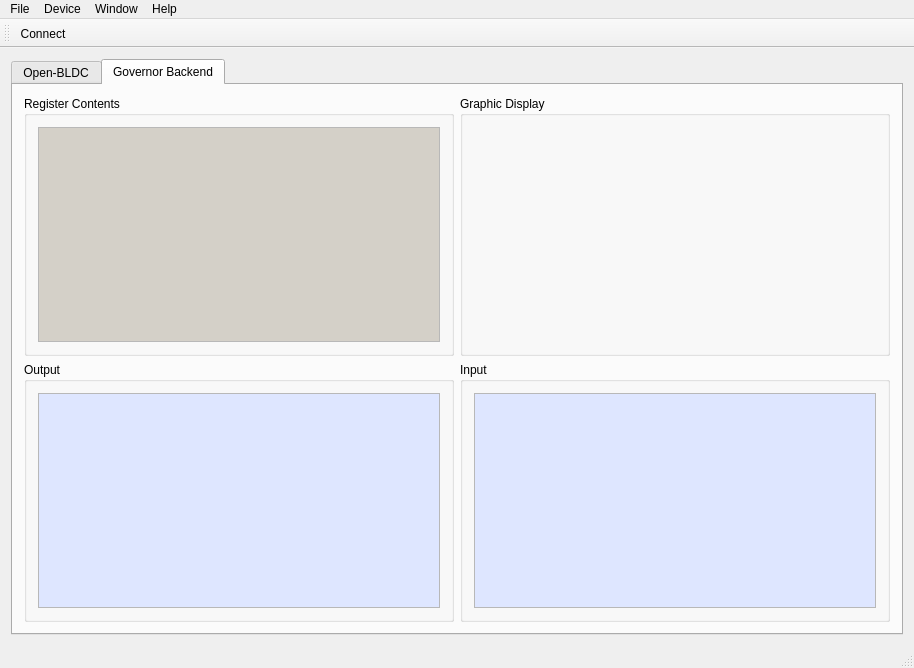
<?xml version="1.0" encoding="UTF-8"?>
<ui version="4.0">
 <author>Piotr Esden-Tempski</author>
 <class>MainWindow</class>
 <widget class="QMainWindow" name="MainWindow">
  <property name="enabled">
   <bool>true</bool>
  </property>
  <property name="geometry">
   <rect>
    <x>0</x>
    <y>0</y>
    <width>914</width>
    <height>668</height>
   </rect>
  </property>
  <property name="windowTitle">
   <string>qgovernor</string>
  </property>
  <widget class="QWidget" name="centralWidget">
   <property name="enabled">
    <bool>true</bool>
   </property>
   <layout class="QGridLayout" name="gridLayout_2">
    <item row="0" column="0">
     <widget class="QTabWidget" name="OpenBLDCTabWidget">
      <property name="currentIndex">
       <number>1</number>
      </property>
      <widget class="QWidget" name="tab">
       <attribute name="title">
        <string>Open-BLDC</string>
       </attribute>
      </widget>
      <widget class="QWidget" name="GovernorBakendTab">
       <attribute name="title">
        <string>Governor Backend</string>
       </attribute>
       <layout class="QGridLayout" name="gridLayout">
        <item row="0" column="0">
         <widget class="QGroupBox" name="registerGroupBox">
          <property name="title">
           <string>Register Contents</string>
          </property>
          <layout class="QVBoxLayout" name="verticalLayout_3">
           <item>
            <widget class="QTableView" name="registerTableView">
             <property name="enabled">
              <bool>false</bool>
             </property>
             <property name="sizePolicy">
              <sizepolicy hsizetype="Expanding" vsizetype="Expanding">
               <horstretch>0</horstretch>
               <verstretch>0</verstretch>
              </sizepolicy>
             </property>
             <property name="palette">
              <palette>
               <active>
                <colorrole role="Base">
                 <brush brushstyle="SolidPattern">
                  <color alpha="255">
                   <red>222</red>
                   <green>230</green>
                   <blue>255</blue>
                  </color>
                 </brush>
                </colorrole>
                <colorrole role="AlternateBase">
                 <brush brushstyle="SolidPattern">
                  <color alpha="255">
                   <red>91</red>
                   <green>132</green>
                   <blue>254</blue>
                  </color>
                 </brush>
                </colorrole>
               </active>
               <inactive>
                <colorrole role="Base">
                 <brush brushstyle="SolidPattern">
                  <color alpha="255">
                   <red>222</red>
                   <green>230</green>
                   <blue>255</blue>
                  </color>
                 </brush>
                </colorrole>
                <colorrole role="AlternateBase">
                 <brush brushstyle="SolidPattern">
                  <color alpha="255">
                   <red>91</red>
                   <green>132</green>
                   <blue>254</blue>
                  </color>
                 </brush>
                </colorrole>
               </inactive>
               <disabled>
                <colorrole role="Base">
                 <brush brushstyle="SolidPattern">
                  <color alpha="255">
                   <red>212</red>
                   <green>208</green>
                   <blue>200</blue>
                  </color>
                 </brush>
                </colorrole>
                <colorrole role="AlternateBase">
                 <brush brushstyle="SolidPattern">
                  <color alpha="255">
                   <red>91</red>
                   <green>132</green>
                   <blue>254</blue>
                  </color>
                 </brush>
                </colorrole>
               </disabled>
              </palette>
             </property>
             <property name="font">
              <font>
               <family>Monaco</family>
               <pointsize>11</pointsize>
               <kerning>true</kerning>
              </font>
             </property>
             <property name="contextMenuPolicy">
              <enum>Qt::CustomContextMenu</enum>
             </property>
             <property name="alternatingRowColors">
              <bool>true</bool>
             </property>
             <property name="wordWrap">
              <bool>false</bool>
             </property>
             <attribute name="horizontalHeaderStretchLastSection">
              <bool>false</bool>
             </attribute>
             <attribute name="verticalHeaderVisible">
              <bool>false</bool>
             </attribute>
             <attribute name="verticalHeaderStretchLastSection">
              <bool>false</bool>
             </attribute>
             <attribute name="verticalHeaderVisible">
              <bool>false</bool>
             </attribute>
             <attribute name="horizontalHeaderStretchLastSection">
              <bool>false</bool>
             </attribute>
             <attribute name="verticalHeaderStretchLastSection">
              <bool>false</bool>
             </attribute>
            </widget>
           </item>
          </layout>
         </widget>
        </item>
        <item row="0" column="1">
         <widget class="QGroupBox" name="graphicGroupBox">
          <property name="title">
           <string>Graphic Display</string>
          </property>
         </widget>
        </item>
        <item row="1" column="0">
         <widget class="QGroupBox" name="outputGroupBox">
          <property name="title">
           <string>Output</string>
          </property>
          <layout class="QVBoxLayout" name="verticalLayout">
           <item>
            <widget class="QTableView" name="outputTableView">
             <property name="palette">
              <palette>
               <active>
                <colorrole role="Base">
                 <brush brushstyle="SolidPattern">
                  <color alpha="255">
                   <red>222</red>
                   <green>230</green>
                   <blue>255</blue>
                  </color>
                 </brush>
                </colorrole>
                <colorrole role="AlternateBase">
                 <brush brushstyle="SolidPattern">
                  <color alpha="255">
                   <red>91</red>
                   <green>132</green>
                   <blue>254</blue>
                  </color>
                 </brush>
                </colorrole>
               </active>
               <inactive>
                <colorrole role="Base">
                 <brush brushstyle="SolidPattern">
                  <color alpha="255">
                   <red>222</red>
                   <green>230</green>
                   <blue>255</blue>
                  </color>
                 </brush>
                </colorrole>
                <colorrole role="AlternateBase">
                 <brush brushstyle="SolidPattern">
                  <color alpha="255">
                   <red>91</red>
                   <green>132</green>
                   <blue>254</blue>
                  </color>
                 </brush>
                </colorrole>
               </inactive>
               <disabled>
                <colorrole role="Base">
                 <brush brushstyle="SolidPattern">
                  <color alpha="255">
                   <red>212</red>
                   <green>208</green>
                   <blue>200</blue>
                  </color>
                 </brush>
                </colorrole>
                <colorrole role="AlternateBase">
                 <brush brushstyle="SolidPattern">
                  <color alpha="255">
                   <red>91</red>
                   <green>132</green>
                   <blue>254</blue>
                  </color>
                 </brush>
                </colorrole>
               </disabled>
              </palette>
             </property>
             <property name="font">
              <font>
               <family>Monaco</family>
               <pointsize>11</pointsize>
              </font>
             </property>
             <property name="alternatingRowColors">
              <bool>false</bool>
             </property>
             <attribute name="verticalHeaderVisible">
              <bool>false</bool>
             </attribute>
             <attribute name="verticalHeaderVisible">
              <bool>false</bool>
             </attribute>
            </widget>
           </item>
          </layout>
         </widget>
        </item>
        <item row="1" column="1">
         <widget class="QGroupBox" name="inputGroupBox">
          <property name="title">
           <string>Input</string>
          </property>
          <layout class="QVBoxLayout" name="verticalLayout_2">
           <item>
            <widget class="QTableView" name="inputTableView">
             <property name="palette">
              <palette>
               <active>
                <colorrole role="Base">
                 <brush brushstyle="SolidPattern">
                  <color alpha="255">
                   <red>222</red>
                   <green>230</green>
                   <blue>255</blue>
                  </color>
                 </brush>
                </colorrole>
                <colorrole role="AlternateBase">
                 <brush brushstyle="SolidPattern">
                  <color alpha="255">
                   <red>91</red>
                   <green>132</green>
                   <blue>254</blue>
                  </color>
                 </brush>
                </colorrole>
               </active>
               <inactive>
                <colorrole role="Base">
                 <brush brushstyle="SolidPattern">
                  <color alpha="255">
                   <red>222</red>
                   <green>230</green>
                   <blue>255</blue>
                  </color>
                 </brush>
                </colorrole>
                <colorrole role="AlternateBase">
                 <brush brushstyle="SolidPattern">
                  <color alpha="255">
                   <red>91</red>
                   <green>132</green>
                   <blue>254</blue>
                  </color>
                 </brush>
                </colorrole>
               </inactive>
               <disabled>
                <colorrole role="Base">
                 <brush brushstyle="SolidPattern">
                  <color alpha="255">
                   <red>212</red>
                   <green>208</green>
                   <blue>200</blue>
                  </color>
                 </brush>
                </colorrole>
                <colorrole role="AlternateBase">
                 <brush brushstyle="SolidPattern">
                  <color alpha="255">
                   <red>91</red>
                   <green>132</green>
                   <blue>254</blue>
                  </color>
                 </brush>
                </colorrole>
               </disabled>
              </palette>
             </property>
             <property name="font">
              <font>
               <family>Monaco</family>
               <pointsize>11</pointsize>
              </font>
             </property>
             <property name="alternatingRowColors">
              <bool>false</bool>
             </property>
             <attribute name="verticalHeaderVisible">
              <bool>false</bool>
             </attribute>
             <attribute name="verticalHeaderVisible">
              <bool>false</bool>
             </attribute>
            </widget>
           </item>
          </layout>
         </widget>
        </item>
       </layout>
      </widget>
     </widget>
    </item>
   </layout>
  </widget>
  <widget class="QMenuBar" name="menuBar">
   <property name="geometry">
    <rect>
     <x>0</x>
     <y>0</y>
     <width>914</width>
     <height>22</height>
    </rect>
   </property>
   <property name="defaultUp">
    <bool>true</bool>
   </property>
   <property name="nativeMenuBar">
    <bool>true</bool>
   </property>
   <widget class="QMenu" name="menuFile">
    <property name="title">
     <string>File</string>
    </property>
    <addaction name="actionQuit"/>
   </widget>
   <widget class="QMenu" name="menuEdit">
    <property name="title">
     <string>Device</string>
    </property>
    <addaction name="actionConnect"/>
    <addaction name="actionPreferences"/>
   </widget>
   <widget class="QMenu" name="menuHelp">
    <property name="title">
     <string>Help</string>
    </property>
    <addaction name="actionAbout_Qt"/>
    <addaction name="actionAbout"/>
   </widget>
   <widget class="QMenu" name="menuWindow">
    <property name="title">
     <string>Window</string>
    </property>
   </widget>
   <addaction name="menuFile"/>
   <addaction name="menuEdit"/>
   <addaction name="menuWindow"/>
   <addaction name="menuHelp"/>
  </widget>
  <widget class="QToolBar" name="mainToolBar">
   <attribute name="toolBarArea">
    <enum>TopToolBarArea</enum>
   </attribute>
   <attribute name="toolBarBreak">
    <bool>false</bool>
   </attribute>
   <addaction name="actionConnect"/>
  </widget>
  <widget class="QStatusBar" name="statusBar"/>
  <action name="actionQuit">
   <property name="text">
    <string>Q&amp;uit</string>
   </property>
   <property name="shortcut">
    <string>Ctrl+Q</string>
   </property>
  </action>
  <action name="actionPreferences">
   <property name="text">
    <string>&amp;Preferences...</string>
   </property>
  </action>
  <action name="actionAbout_Qt">
   <property name="text">
    <string>About &amp;Qt</string>
   </property>
  </action>
  <action name="actionAbout">
   <property name="text">
    <string>&amp;About</string>
   </property>
  </action>
  <action name="actionConnect">
   <property name="checkable">
    <bool>true</bool>
   </property>
   <property name="icon">
    <iconset resource="qgovernor.qrc">
     <normaloff>:/icons/icons/connect-32x32.png</normaloff>
     <normalon>:/icons/icons/disconnect-32x32.png</normalon>:/icons/icons/connect-32x32.png</iconset>
   </property>
   <property name="text">
    <string>Connect...</string>
   </property>
  </action>
 </widget>
 <layoutdefault spacing="6" margin="11"/>
 <resources>
  <include location="qgovernor.qrc"/>
 </resources>
 <connections>
  <connection>
   <sender>actionQuit</sender>
   <signal>triggered()</signal>
   <receiver>MainWindow</receiver>
   <slot>close()</slot>
   <hints>
    <hint type="sourcelabel">
     <x>-1</x>
     <y>-1</y>
    </hint>
    <hint type="destinationlabel">
     <x>456</x>
     <y>333</y>
    </hint>
   </hints>
  </connection>
 </connections>
</ui>
